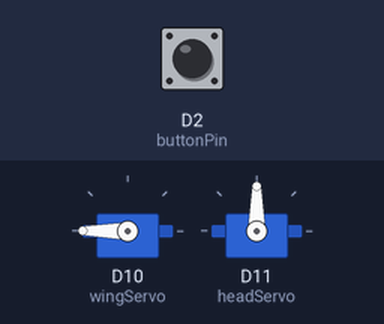
Simulated run of this program. Board: Arduino Uno R4 Minima. Shown: 2 × servo. Inputs (shaded band) come from the test bench; at power-on: D2 (buttonPin) HIGH.

Above: at 1.2 s.
1.3 s: D2 (buttonPin) pulsed LOW 2 times (0.12 s each, 0.3 s apart)
At 2.6 s:
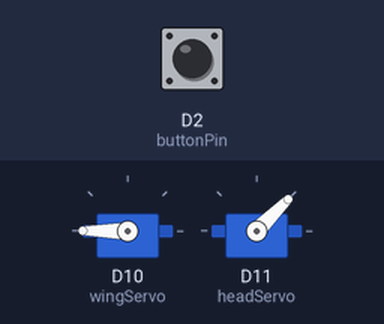
At 4.2 s:
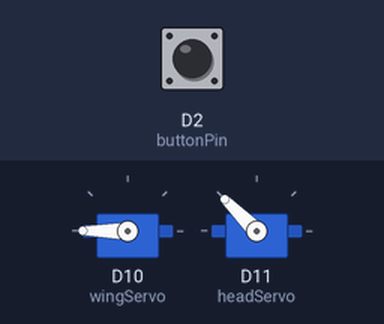
Timing chart, 0 to 9.7 s (numbered marks = the images above; inputs shaded):
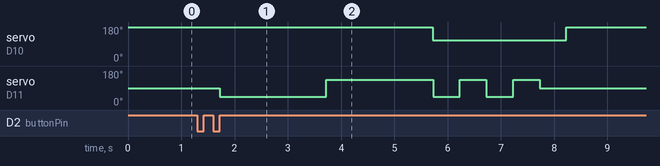

The program:

main.cpp
```cpp
#include "Button.h"
#include "encoder/Encoder.h"
#include "controller/PidController.h"
#include "animation/AnimationManager.h"
#include "animation/MotorAnimatable.h"
#include "animation/Animation.h"
#include "Timelines.h"
#include "animation/IAnimatable.h"
#include "Speaker.h"
#include "animation/SpeakerAnimatable.h"
#include <Arduino.h>
#include <Servo.h>

const int offsetA = -1;
const int offsetB = 1;

long long minimumDeltaTime = 20;
long long tickTime = 0;

constexpr uint8_t buttonPin = 2;

Button button(buttonPin);
Servo headServo;
Servo wingServo;
Speaker speaker(Serial1, 15);

MotorAnimatable headAnimatable(headServo, 90);
MotorAnimatable wingAnimatable(wingServo, 180);
SpeakerAnimatable speakerAnimatable(speaker);

IAnimatable* animationComponents[] = {&headAnimatable, &wingAnimatable, &speakerAnimatable};

Animation baseAnimation(baseAnimationTimeline, animationComponents, sizeof(animationComponents) / sizeof(IAnimatable));
Animation secondAnimation(secondAnimationTimeline, animationComponents, sizeof(animationComponents) / sizeof(IAnimatable));
Animation thridAnimation(thirdAnimationTimeline, animationComponents, sizeof(animationComponents) / sizeof(IAnimatable));

Animation animations[] = {secondAnimation, thridAnimation,  baseAnimation};
AnimationManager animationManager(animations, sizeof(animations) / sizeof(Animation));

void handleButtonPress()
{
  button.Tick();
  if(button.GetState() == Button::ButtonState::EndPress)
  {
      animationManager.PlayNext();
  }
}

void setup()
{
  // Initialize serial communication
  Serial.begin(9600);
  Serial1.begin(9600);

  button.SetUp();

  attachInterrupt(digitalPinToInterrupt(buttonPin), handleButtonPress, CHANGE);

  wingServo.attach(10);
  headServo.attach(11);

  // Set to default positions
  wingServo.write(180);
  headServo.write(90);
}

void loop()
{
  animationManager.Tick();
}
```

Timelines.h
```cpp
#ifndef TIMELINES_H
#define TIMELINES_H

#pragma once

#include "animation/Animation.h"

TimelineValue baseAnimationValuesHead[] = {{"0", 3000, 0}, {"180", 3000, 0}, {"90", 3000, 0}};
TimelineValue baseAnimationValuesWing[] =  {{"110", 0, 0}, {"140", 2000, 0}, {"180", 500, 0}, {"110", 3000, 0}, {"140", 2000, 0}, {"180", 500, 0}};
TimelineValue baseAnimationValuesSpeaker[] =  {{"1", 0, 0}, {"1", 5000, 0}};

Timeline baseAnimationTimelineHead = {sizeof(baseAnimationValuesHead) / sizeof(TimelineValue), baseAnimationValuesHead};
Timeline baseAnimationTimelineWing = {sizeof(baseAnimationValuesWing) / sizeof(TimelineValue), baseAnimationValuesWing};
Timeline baseAnimationTimelineSpeaker = {sizeof(baseAnimationValuesSpeaker) / sizeof(TimelineValue), baseAnimationValuesSpeaker};
Timeline baseAnimationTimeline[] = {baseAnimationTimelineHead, baseAnimationTimelineWing, baseAnimationTimelineSpeaker};

TimelineValue secondAnimationValuesHead[] = {{"45", 0, 2000}, {"135", 0, 2000}, {"45", 0, 500}, {"135", 0, 500}, {"45", 0, 500}, {"135", 0, 500}};
TimelineValue secondAnimationValuesWing[] =  {{"110", 4000, 2000}, {"180", 500, 2000}};
TimelineValue secondAnimationValuesSpeaker[] =  {{"1", 3500, 0}, {"1", 1500, 0}};

Timeline secondAnimationTimelineHead = {sizeof(secondAnimationValuesHead) / sizeof(TimelineValue), secondAnimationValuesHead};
Timeline secondAnimationTimelineWing = {sizeof(secondAnimationValuesWing) / sizeof(TimelineValue), secondAnimationValuesWing};
Timeline secondAnimationTimelineSpeaker = {sizeof(secondAnimationValuesSpeaker) / sizeof(TimelineValue), secondAnimationValuesSpeaker};
Timeline secondAnimationTimeline[] = {secondAnimationTimelineHead, secondAnimationTimelineWing, secondAnimationTimelineSpeaker};

TimelineValue thirdAnimationValuesHead[] = {{"180", 4000, 500}, {"135", 0, 500}, {"90", 0, 500}, {"45", 0, 500}, {"45", 0, 500}, {"135", 0, 500}};
TimelineValue thirdAnimationValuesWing[] =  {{"110", 0, 2000}, {"180", 500, 2000}, {"110", 0, 2000}, {"180", 500, 2000}};
TimelineValue thirdAnimationValuesSpeaker[] =  {{"1", 0, 0}, {"1", 4000, 0}, {"1", 1000, 0}};

Timeline thirdAnimationTimelineHead = {sizeof(thirdAnimationValuesHead) / sizeof(TimelineValue), thirdAnimationValuesHead};
Timeline thirdAnimationTimelineWing = {sizeof(thirdAnimationValuesWing) / sizeof(TimelineValue), thirdAnimationValuesWing};
Timeline thirdAnimationTimelineSpeaker = {sizeof(thirdAnimationValuesSpeaker) / sizeof(TimelineValue), thirdAnimationValuesSpeaker};
Timeline thirdAnimationTimeline[] = {thirdAnimationTimelineHead, thirdAnimationTimelineWing, thirdAnimationTimelineSpeaker};

#endif
```

Animation.cpp
```cpp
#include "Animation.h"
#include "Arduino.h"

Animation::Animation(Timeline timelines[], IAnimatable* animationComponents[], uint16_t components)
    : timelines(timelines)
    , animationComponents(animationComponents)
    , components(components)

{
    animationSteps = (AnimationElementData*)malloc(sizeof(AnimationElementData) * components);
    Reset();
}

Animation::~Animation()
{
    free(animationSteps);
    animationSteps = nullptr;
}

void Animation::Play()
{
    if(started)
    {
        return;
    }
    Reset();
    started = true;
}

void Animation::Tick()
{
    if(!started)
    {
        return;
    }

    const unsigned long time = millis();
    for (uint16_t i = 0; i < components; i++)
    {
        AnimationElementData* data = &animationSteps[i];
        switch (data->state)
        {
        case AnimationState::Active:
            if(animationComponents[i]->IsFinished() || time > data->animationEndTime)
            {
                data->step++;
                if(AtLastStep(i))
                {
                    data->state = AnimationState::Idle;
                    animationComponents[i]->Stop();
                }
                else
                {
                    SetInstructionDelay(i);
                }
            }
            break;
        case AnimationState::Waiting:
            if(time > data->animationActivationTime)
            {
                StartComponentInstruction(i);
            }
            break;
        case AnimationState::Idle:
            // Wait
            break;
        }
    }

    if(!IsBusy())
    {
        started = false;
        Reset();
    }
}

void Animation::Stop()
{
    for (uint16_t i = 0; i < components; i++)
    {
        animationComponents[i]->Stop();
    }
    Reset();
}

bool Animation::IsBusy() const
{
    if(!started)
    {
        return false;
    }

    for (uint16_t i = 0; i < components; i++)
    {
        if(!AtLastStep(i) || animationSteps[i].state != AnimationState::Idle)
        {
            return true;
        }
    }
    return false;
}

void Animation::Reset()
{
    started = false;
    for (uint16_t i = 0; i < components; i++)
    {
        animationSteps[i] = {0, AnimationState::Waiting, millis() + timelines[i].values[0].delay};
    }
}

void Animation::StartComponentInstruction(uint16_t componentIndex)
{
    AnimationElementData* data = &animationSteps[componentIndex];
    uint16_t step = data->step;
    const TimelineValue value = timelines[componentIndex].values[step];

    animationComponents[componentIndex]->Start(timelines[componentIndex].values[step].instruction);
    data->animationEndTime = millis() + value.maxDuration;
    data->state = AnimationState::Active;
}

void Animation::SetInstructionDelay(uint16_t componentIndex)
{
    AnimationElementData* data = &animationSteps[componentIndex];

    const unsigned long currentTime = millis();
    const TimelineValue value = timelines[componentIndex].values[data->step];
    data->animationActivationTime = currentTime + value.delay;

    data->state = AnimationState::Waiting;
}

bool Animation::AtLastStep(uint16_t componentIndex) const
{
    return animationSteps[componentIndex].step >= timelines[componentIndex].length;
}
```

Animation.h
```cpp
#ifndef ANIMATION_H
#define ANIMATION_H

#pragma once

#include <stdint.h>
#include "Timeline.h"
#include "IAnimatable.h"

/**
 * @brief A class that represents an animation
 *
 */
class Animation
{
public:
    /**
     * @brief Construct a new Animation object
     *
     * @param timelines The timelines for the animation components
     * @param animationComponents The components for the timeline
     * @param components The amount of components. Should be the length of both arrays.
     */
    Animation(Timeline timelines[], IAnimatable* animationComponents[], uint16_t components);

    /**
     * @brief Destroy the Animation object
     *
     */
    ~Animation();

    /**
     * @brief Play the animation. If the animation is already playing this is ignored.
     *
     */
    void Play();

    /**
     * @brief Tick so that it can be checked if our delay has been reached
     *
     */
    void Tick();

    /**
     * @brief Stop the animation. The animation is reset.
     *
     */
    void Stop();

    /**
     * @brief Is the animation still playing?
     *
     * @return true Yes it is
     * @return false No it is not
     */
    bool IsBusy() const;
private:

    /**
     * @brief The state of animation element
     *
     */
    enum class AnimationState
    {
        /**
         * @brief Waiting for the animation to start
         *
         */
        Waiting,

        /**
         * @brief The animation element is currently getting to the location
         *
         */
        Active,
        /**
         * @brief The animation element is finished and ready for a new instruction
         *
         */
        Idle
    };


    /**
     * @brief What Animation element is this step on
     *
     */
    struct AnimationElementData
    {
        uint16_t step;
        AnimationState state;
        unsigned long animationActivationTime;
        unsigned long animationEndTime;
    };

    /**
     * @brief Reset the state of the animation to zero.
     *
     */
    void Reset();

    /**
     * @brief Set the next instruction for a component
     *
     * @param componentIndex Which component to set the instruction for
     */
    void StartComponentInstruction(uint16_t componentIndex);

    /**
     * @brief Set the instructions delay
     *
     * @param componentIndex Which to set the delay for
     */
    void SetInstructionDelay(uint16_t componentIndex);

    /**
     * @brief Is a component at the last step
     *
     * @param componentIndex Which component to check
     * @return true The component is at its last step
     * @return false The component has steps left
     */
    bool AtLastStep(uint16_t componentIndex) const;

    Timeline* timelines;
    IAnimatable** animationComponents;
    uint16_t components;

    AnimationElementData* animationSteps;
    bool started = false;
};

#endif
```

AnimationManager.cpp
```cpp
#include "AnimationManager.h"
#include "Arduino.h"

AnimationManager::AnimationManager(Animation animations[], uint16_t animationCount)
    : animations(animations)
    , animationCount(animationCount)
    , highestAnimationIndex(max(animationCount - 1, 0))
{
}

void AnimationManager::SetCap(uint16_t highestAnimationIndex)
{
    this->highestAnimationIndex = min(animationCount - 1, 0);
}

void AnimationManager::PlayNext()
{
    if(IsBusy())
    {
        return;
    }

    animations[currentAnimation].Play();
    currentAnimation = (currentAnimation + 1) % (highestAnimationIndex + 1);
}

bool AnimationManager::IsBusy() const
{
    return animations[currentAnimation].IsBusy();
}

void AnimationManager::Stop()
{
    animations[currentAnimation].Stop();
}

void AnimationManager::Tick()
{
    for (uint16_t i = 0; i <= highestAnimationIndex; i++)
    {
        animations[i].Tick();
    }
}
```

AnimationManager.h
```cpp
#ifndef ANIMATIONMANAGER_H
#define ANIMATIONMANAGER_H

#pragma once

#include "Animation.h"
#include <stdint.h>

class AnimationManager
{
public:
    /**
     * @brief Construct a new Animation Manager object
     *
     * @param animations The animations it can play
     * @param animationCount The animation count
     */
    AnimationManager(Animation animations[], uint16_t animationCount);

    /**
     * @brief Set a cap for what animations we allow. The default is animationCount -1.
     *
     * @param highestAnimationIndex The maximum index (inclusive) starting at zero
     */
    void SetCap(uint16_t highestAnimationIndex);

    /**
     * @brief Play the next animation. When an animation is already running it
     *
     */
    void PlayNext();

    /**
     * @brief
     *
     * @return true when an animation is playing
     * @return false when nothing is playing
     */
    bool IsBusy() const;

    /**
     * @brief Stop the current animation
     *
     */
    void Stop();

    /**
     * @brief To instruct underlying animations
     *
     */
    void Tick();
private:
    Animation* animations;
    uint16_t animationCount;
    uint16_t highestAnimationIndex;
    uint16_t currentAnimation = 0;
};

#endif
```

IAnimatable.h
```cpp
#ifndef IANIMATABLE_H
#define IANIMATABLE_H

#pragma once

#include <stdint.h>

/**
 * @brief An interface for an object that is a part of an animation
 *
 */
class IAnimatable
{
public:
    ~IAnimatable() = default;

    /**
     * @brief Instruct an animatable to start a specific instruction
     *
     * @param instruction The instruction for what the animatable object should do
     */
    virtual void Start(const char instruction[]) = 0;

    /**
     * @brief Check if the animatable object has fulfilled the task
     *
     * @return true if it is finished
     * @return false if it has not
     */
    virtual bool IsFinished() = 0;

    /**
     * @brief Cancel the animation
     *
     */
    virtual void Stop() = 0;

private:

};

#endif
```

MotorAnimatable.cpp
```cpp
#include "MotorAnimatable.h"
#include <stdlib.h>

MotorAnimatable::MotorAnimatable(Servo &motor, int defaultPoint)
    : motor(motor), defaultPoint(defaultPoint)
{
}

void MotorAnimatable::Start(const char instruction[])
{
    int value = atoi(instruction);
    motor.write(value);
}

bool MotorAnimatable::IsFinished()
{
    // Default to false as we dont know the servo state
    return false;
}

void MotorAnimatable::Stop()
{
    motor.write(defaultPoint);
}
```

MotorAnimatable.h
```cpp
#ifndef MOTORANIMATABLE_H
#define MOTORANIMATABLE_H

#pragma once

#include "IAnimatable.h"
#include <Servo.h>

/**
 * @brief An animation component to move motors
 *
 */
class MotorAnimatable : public IAnimatable
{
public:

    /**
     * @brief Construct a new Motor Animatable object
     * @param motor  the motor to control with the animations
     * @param defualtPoint the place where it sends the motor to stop it
     */
    MotorAnimatable(Servo& motor, int defaultPoint);

    /**
     * @brief Instruct the motor to go to a specific angle position.
     *
     * @param instruction The instruction for what the animatable object should do. The value is only the Angle that it should go to.
     */
    void Start(const char instruction[]) override;

    /**
     * @brief Check wether the motor is at that angle position
     *
     * @return true If it is at the position
     * @return false If it is not yet at that position
     */
    bool IsFinished() override;

    /**
     * @brief Cancel the animation
     *
     */
    void Stop() override;
private:
    Servo& motor;
    int defaultPoint;
};

#endif
```

SpeakerAnimatable.cpp
```cpp
#include "SpeakerAnimatable.h"

SpeakerAnimatable::SpeakerAnimatable(Speaker& speaker): speaker(speaker)
{
}

void SpeakerAnimatable::Start(const char instruction[])
{
    int value = atoi(instruction);
    speaker.Play(value);
}

bool SpeakerAnimatable::IsFinished()
{
    // Default to false as we dont know the servo state
    return false;
}

void SpeakerAnimatable::Stop()
{
    // Not supported for speaker currently
}
```

SpeakerAnimatable.h
```cpp
#ifndef SPEAKER_ANIMATABLE_H
#define SPEAKER_ANIMATABLE_H

#pragma once

#include "IAnimatable.h"
#include "Speaker.h"

/**
 * @brief An animation component to start a speaker
 *
 */
class SpeakerAnimatable : public IAnimatable
{
public:

    /**
     * @brief Construct a new Motor Animatable object
     * @param speaker the speaker to play on
     */
    SpeakerAnimatable(Speaker& speaker);

    /**
     * @brief Instruct the speaker to do a specific action
     *
     * @param instruction The instruction are "Play" to play the current song and ""
     */
    void Start(const char instruction[]) override;

    /**
     * @brief Check wether the motor is at that angle position
     *
     * @return true If it is at the position
     * @return false If it is not yet at that position
     */
    bool IsFinished() override;

    /**
     * @brief Cancel the animation
     *
     */
    void Stop() override;
private:
    Speaker& speaker;
};

#endif
```

TimeLineValue.h
```cpp
#ifndef TIMELINEVALUE_H
#define TIMELINEVALUE_H

#pragma once

#define TIMELINE_BUFFER_SIZE 16

/**
 * @brief A value on the timeline
 *
 */
struct TimelineValue
{
    char instruction[TIMELINE_BUFFER_SIZE]; // Instruction of max length 16 characters
    unsigned long delay; // Delay in milliseconds
    unsigned long maxDuration; // How long can the timeline value take
};

#endif
```

Timeline.h
```cpp
#ifndef TIMELINE_H
#define TIMELINE_H

#pragma once

#include <stdint.h>
#include "TimeLineValue.h"

/**
 * @brief A timeline of values for an animation to follow
 *
 */
struct Timeline
{
    uint16_t length;
    TimelineValue* values;
};
#endif
```

Measured:
- after the input at 1.3 s, servo on D10 (wingServo): 180° → 110° after 4.4 s, → 180° 2.5 s later; servo on D11 (headServo): 90° → 45° after 0.42 s, → 135° 2.0 s later, → 45° 2.0 s later, → 135° 0.50 s later, … (7 changes in this stretch)
